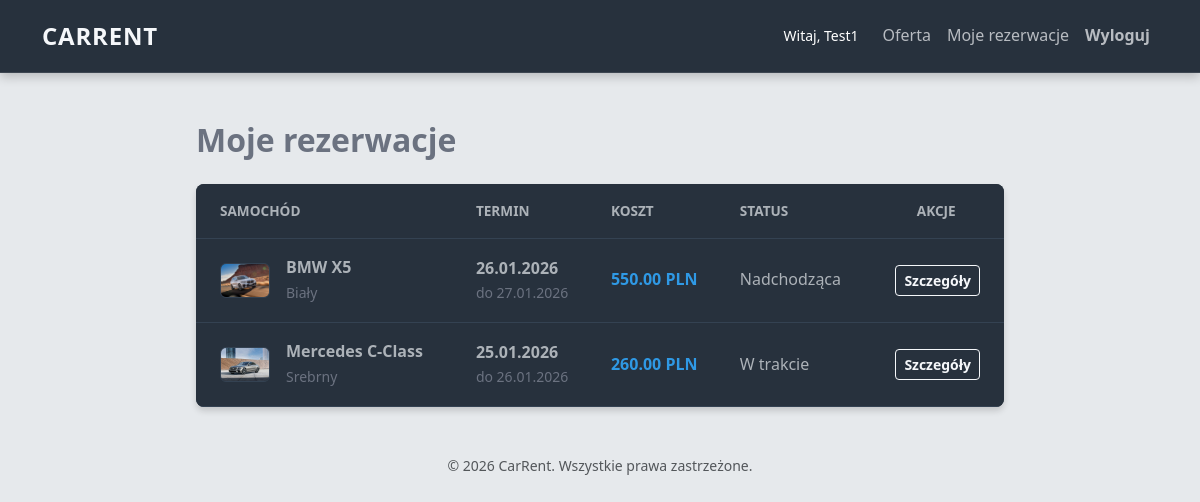
/my-rentals/ (signed in), run on the app's committed database.
### service/models.py (models this page shows, shortened)
class Rental(models.Model):
    user = models.ForeignKey(User, on_delete=models.CASCADE, related_name='rentals', verbose_name="Użytkownik")
    car = models.ForeignKey(Car, on_delete=models.CASCADE, related_name='rentals', verbose_name="Samochód")
    car_color = models.ForeignKey(CarColor, on_delete=models.CASCADE, related_name='rentals',
                                  verbose_name="Wybrany wariant", null=True)
    start_date = models.DateField(verbose_name="Data rozpoczęcia")
    end_date = models.DateField(verbose_name="Data zakończenia")
    total_cost = models.DecimalField(max_digits=8, decimal_places=2, blank=True, null=True,
                                     verbose_name="Koszt całkowity")
    created_at = models.DateTimeField(auto_now_add=True)
    insurance_accepted = models.BooleanField(default=False, verbose_name="Dodatkowe ubezpieczenie (+50 PLN)")
    notes = models.TextField(blank=True, verbose_name="Uwagi do rezerwacji")
    PAYMENT_CHOICES = [
        ('card', 'Karta kredytowa/debetowa'),
        ('transfer', 'Przelew tradycyjny'),
        ('blik', 'BLIK'),
        ('cash', 'Gotówka przy odbiorze'),
    ]
    payment_method = models.CharField(max_length=20, choices=PAYMENT_CHOICES, default='card',
                                      verbose_name="Metoda płatności")
    class Meta:
        verbose_name = "Wypożyczenie"
        verbose_name_plural = "Wypożyczenia"
        ordering = ['-created_at']

class Car(models.Model):
    GEARBOX_CHOICES = [('manual', 'Manualna'), ('automatic', 'Automatyczna')]
    brand = models.CharField(max_length=100, verbose_name="Marka")
    model = models.CharField(max_length=100, verbose_name="Model")
    category = models.ForeignKey(Category, on_delete=models.SET_NULL, null=True, related_name='cars',
                                 verbose_name="Kategoria")
    production_year = models.PositiveIntegerField(verbose_name="Rok produkcji")
    price_per_day = models.DecimalField(max_digits=6, decimal_places=2, verbose_name="Cena za dobę (PLN)")
    gearbox = models.CharField(max_length=20, choices=GEARBOX_CHOICES, default='manual', verbose_name="Skrzynia biegów")
    image = models.ImageField(upload_to='cars/', blank=True, null=True, verbose_name="Zdjęcie główne")
    description = models.TextField(verbose_name="Opis wyposażenia")
    class Meta:
        verbose_name = "Samochód"
        verbose_name_plural = "Samochody"

class CarColor(models.Model):
    car = models.ForeignKey(Car, on_delete=models.CASCADE, related_name='colors')
    name = models.CharField(max_length=50, verbose_name="Nazwa koloru")
    hex_code = models.CharField(max_length=7, verbose_name="Kod HEX", help_text="np. #FF0000")
    quantity = models.PositiveIntegerField(default=1, verbose_name="Liczba sztuk we flocie")

### service/views.py (the view)
# urls.py: path('my-rentals/', views.my_rentals, name='my_rentals'),
@login_required
def my_rentals(request):
    rentals = Rental.objects.filter(user=request.user)
    return render(request, 'service/my_rentals.html', {'rentals': rentals})

### service/templates/service/my_rentals.html
{% extends 'service/base.html' %}
{% block content %}
<div class="mt-5">
    <div class="d-flex justify-content-between align-items-center mb-4">
        <h2 class="mb-0 fw-bold" style="color: var(--color-text-muted);">Moje rezerwacje</h2>
    </div>
    {% if rentals %}
        <div class="card border-0">
            <div class="card-body p-0">
                <div class="table-responsive">
                    <table class="table table-hover mb-0">
                        <thead>
                            <tr >
                                <th class="text-muted ps-4">Samochód</th>
                                <th class="text-muted">Termin</th>
                                <th class="text-muted">Koszt</th>
                                <th class="text-muted">Status</th>
                                <th class="text-muted text-center">Akcje</th>
                            </tr>
                        </thead>
                        <tbody>
                            {% for rental in rentals %}
                            <tr>
                                <td class="ps-4">
                                    <div class="d-flex align-items-center">
                                        {% if rental.car.image %}
                                            <img src="{{ rental.car.image.url }}" alt="Auto" class="rounded me-3"
                                                 style="width: 50px; height: 35px; object-fit: cover; border: 1px solid var(--color-border-subtle);">
                                        {% else %}
                                            <div class="rounded d-flex align-items-center justify-content-center me-3"
                                                 style="width: 50px; height: 35px; background-color: rgba(255,255,255,0.05); color: var(--color-text-muted);">
                                                <i class="bi bi-car-front"></i>
                                            </div>
                                        {% endif %}
                                        <div>
                                            <div class="fw-bold text-muted">{{ rental.car.brand }} {{ rental.car.model }}</div>
                                            <small style="color: var(--color-text-muted);">{{ rental.car_color.name }}</small>
                                        </div>
                                    </div>
                                </td>
                                <td>
                                    <div class="d-flex flex-column">
                                        <span class="text-muted fw-bold">{{ rental.start_date|date:"d.m.Y" }}</span>
                                        <small style="color: var(--color-text-muted);">do {{ rental.end_date|date:"d.m.Y" }}</small>
                                    </div>
                                </td>
                                <td>
                                    <span style="color: var(--color-accent);" class="fw-bold">{{ rental.total_cost }} PLN</span>
                                </td>
                                <td>
                                    {% now "Y-m-d" as todays_date %}
                                    {% if rental.end_date|date:"Y-m-d" < todays_date %}
                                        <span class="text-muted">Zakończona</span>
                                    {% elif rental.start_date|date:"Y-m-d" <= todays_date %}
                                        <span class="text-muted">W trakcie</span>
                                    {% else %}
                                        <span class="text-muted">Nadchodząca</span>
                                    {% endif %}
                                </td>
                                <td class="pe-4 text-end">
                                    <a href="{% url 'rental_edit' rental.id %}" class="btn btn-sm btn-outline-primary">
                                        Szczegóły
                                    </a>
                                </td>
                            </tr>
                            {% endfor %}
                        </tbody>
                    </table>
                </div>
            </div>
        </div>
    {% else %}
        <div class="text-center py-5">
            <h4 style="color: var(--color-text-muted);">Brak rezerwacji</h4>
            <a href="{% url 'car_list' %}" class="btn btn-primary mt-3">Przejdź do oferty</a>
        </div>
    {% endif %}
</div>
{% endblock %}

### service/templates/service/base.html (shortened to what this page needs)
{% load static %}
<!DOCTYPE html>
<html lang="pl">
<head>
    <link href="https://cdn.jsdelivr.net/npm/bootstrap@5.3.0/dist/css/bootstrap.min.css" rel="stylesheet">
    <link href="{% static 'css/style.css' %}" rel="stylesheet">
</head>
<body>
    <nav class="navbar navbar-expand-lg navbar-dark bg-dark mb-4">
        <div class="container">
            <a class="navbar-brand fw-bold" href="{% url 'car_list' %}">CarRent</a>
            <div class="collapse navbar-collapse" id="navbarNav">
                <ul class="navbar-nav ms-auto">
                    {% if user.is_authenticated %}
                        <li class="nav-item d-flex align-items-center">
                            <span class="text-white me-3 small">Witaj, {{ user.first_name|default:user.username }}</span>
                        </li>
                    {% endif %}
                    <li class="nav-item">
                        <a class="nav-link nav-link-custom" href="{% url 'car_list' %}">Oferta</a>
                    </li>
                    {% if user.is_authenticated %}
                        <li class="nav-item">
                            <a class="nav-link nav-link-custom" href="{% url 'my_rentals' %}">Moje rezerwacje</a>
                        </li>
                        <li class="nav-item">
                            <a class="nav-link nav-link-custom logout-link fw-bold" href="{% url 'logout' %}">Wyloguj</a>
                        </li>
                    {% endif %}
                </ul>
            </div>
        </div>
    </nav>
<div class="container-custom"> {% block content %}
    {% endblock %}
</div>
    <footer class="text-center text-muted mt-5 mb-3 small">
        &copy; 2026 CarRent. Wszystkie prawa zastrzeżone.
    </footer>
</body>
</html>

### static/css/style.css (style rules this page uses)
:root { --color-bg-body: #e6e9ec; --color-bg-container: #27313d; --color-border-subtle: #344252; --color-accent: #2f99e5; --color-accent-hover: #2d8fd5; --color-text-light: #f5f7fa; --color-text-dark: #1f2328; --color-text-muted: #6b7280; --color-input-bg: #e6e9ec; --color-input-border: #b5bcc4; --color-error: #d9534f; }
body { background-color: var(--color-bg-body) !important; color: var(--color-text-dark); font-family: 'Segoe UI', Tahoma, Geneva, Verdana, sans-serif; line-height: 1.6; }
.container-custom { width: 100%; padding: 0 1rem; margin: 0 auto; }
@media (min-width: 992px) { .container-custom { max-width: 70%; } }
.navbar { background-color: var(--color-bg-container) !important; padding: 0.75rem 0; box-shadow: 0 4px 10px rgba(0,0,0,0.2); border-bottom: 1px solid rgba(255,255,255,0.1); color: var(--color-text-light); }
.navbar-brand { color: var(--color-text-light) !important; font-weight: 800; text-transform: uppercase; font-size: 1.5rem; letter-spacing: 0.05rem; }
.nav-link-custom { color: rgba(245,247,250,0.7); padding: 0.5rem 1rem; transition: color 0.3s; font-weight: 500; }
.card { background-color: var(--color-bg-container) !important; color: var(--color-text-light); border: 1px solid var(--color-border-subtle); border-radius: 0.5rem; margin-bottom: 1.5rem; overflow: hidden; transition: transform 0.2s, box-shadow 0.2s; box-shadow: 0 4px 6px rgba(0,0,0,0.15); }
.card * { color: inherit; }
.card .text-muted { color: rgba(245,247,250,0.65) !important; }
.btn-outline-primary { color: var(--color-text-light) !important; border-color: var(--color-text-light) !important; background: transparent; font-weight: 600; }
a { color: var(--color-accent-hover); text-decoration: none; }
.table { --bs-table-bg: transparent; --bs-table-color: var(--color-text-light); color: var(--color-text-light); border-color: var(--color-border-subtle); margin-bottom: 0; }
.table thead th, .table tbody td { background-color: var(--color-bg-container) !important; color: var(--color-text-light) !important; border-bottom: 1px solid var(--color-border-subtle); vertical-align: middle; padding: 1rem; }
.table thead th { font-weight: 600; text-transform: uppercase; font-size: 0.85rem; }
.table a { color: var(--color-accent); }

### data on the page
Rental: car.image (picture), car.brand "BMW", car.model "X5", car_color.name "Biały", start_date "26.01.2026", end_date "27.01.2026", total_cost "550.00", shows "Nadchodząca"
Rental: car.image (picture), car.brand "Mercedes", car.model "C-Class", car_color.name "Srebrny", start_date "25.01.2026", end_date "26.01.2026", total_cost "260.00", shows "W trakcie"

### other printed values
{{ user.first_name|default:user.username }} "Test1"
